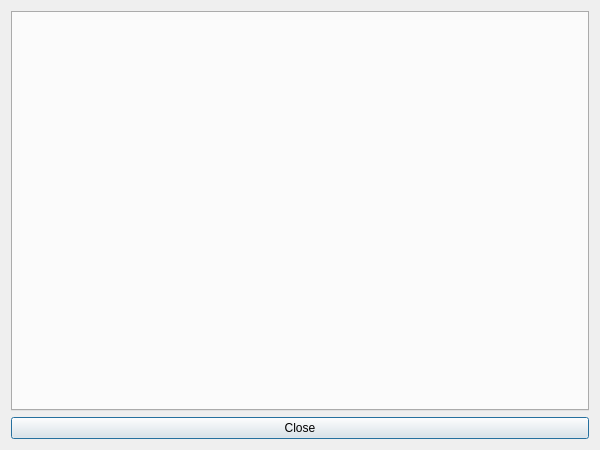
<?xml version="1.0" encoding="UTF-8"?>
<ui version="4.0">
 <class>ModManagerDialog</class>
 <widget class="QDialog" name="ModManagerDialog">
  <property name="geometry">
   <rect>
    <x>0</x>
    <y>0</y>
    <width>600</width>
    <height>450</height>
   </rect>
  </property>
  <property name="windowTitle">
   <string>Mod Manager</string>
  </property>
  <layout class="QVBoxLayout" name="verticalLayout">
   <item>
    <widget class="QTabWidget" name="tabWidget">
     <property name="currentIndex">
      <number>0</number>
     </property>
    </widget>
   </item>
   <item>
    <widget class="QPushButton" name="closeBtn">
     <property name="text">
      <string>Close</string>
     </property>
    </widget>
   </item>
  </layout>
 </widget>
 <resources/>
 <connections/>
</ui>
